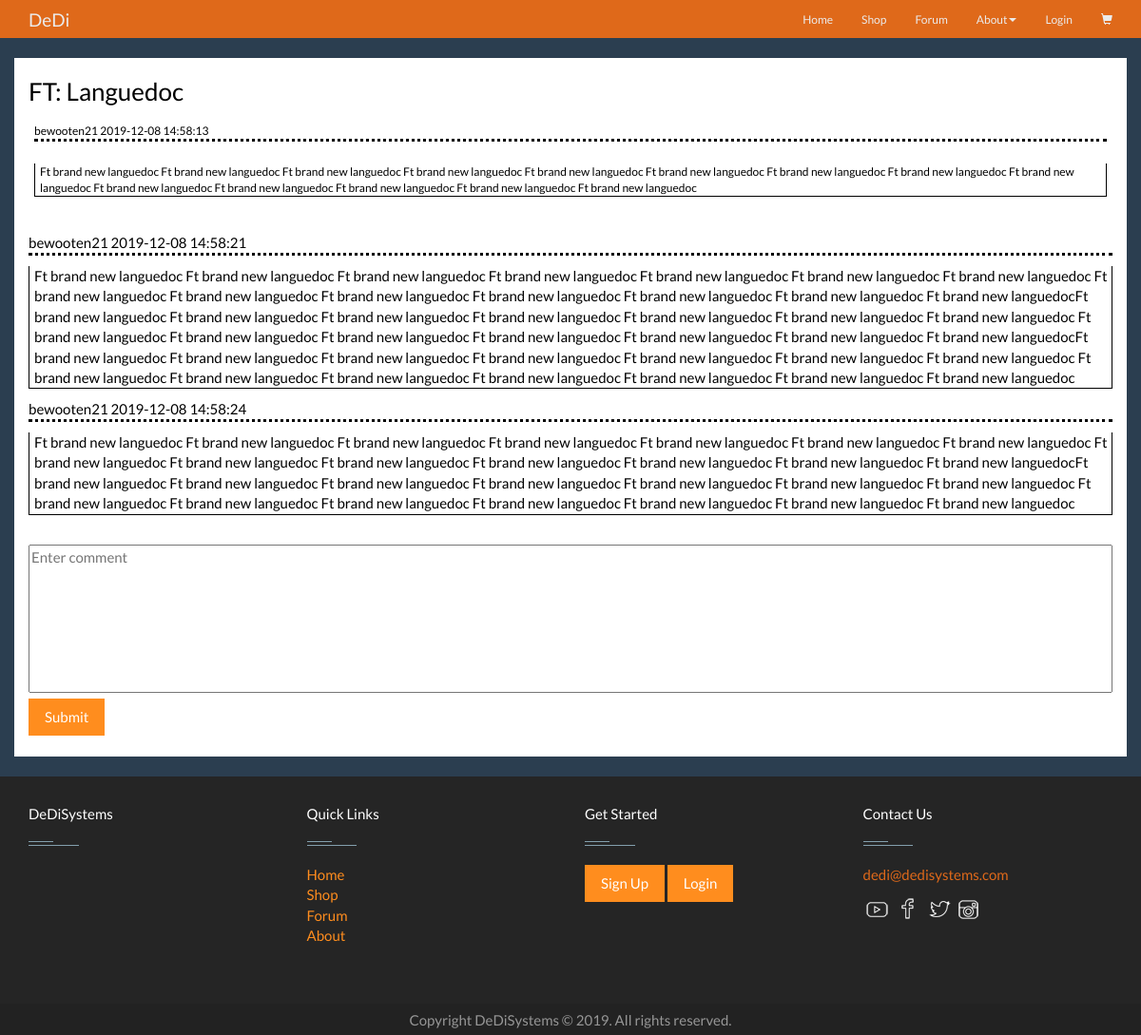
The app's page /index.php?action=viewThread&id=32, older data.
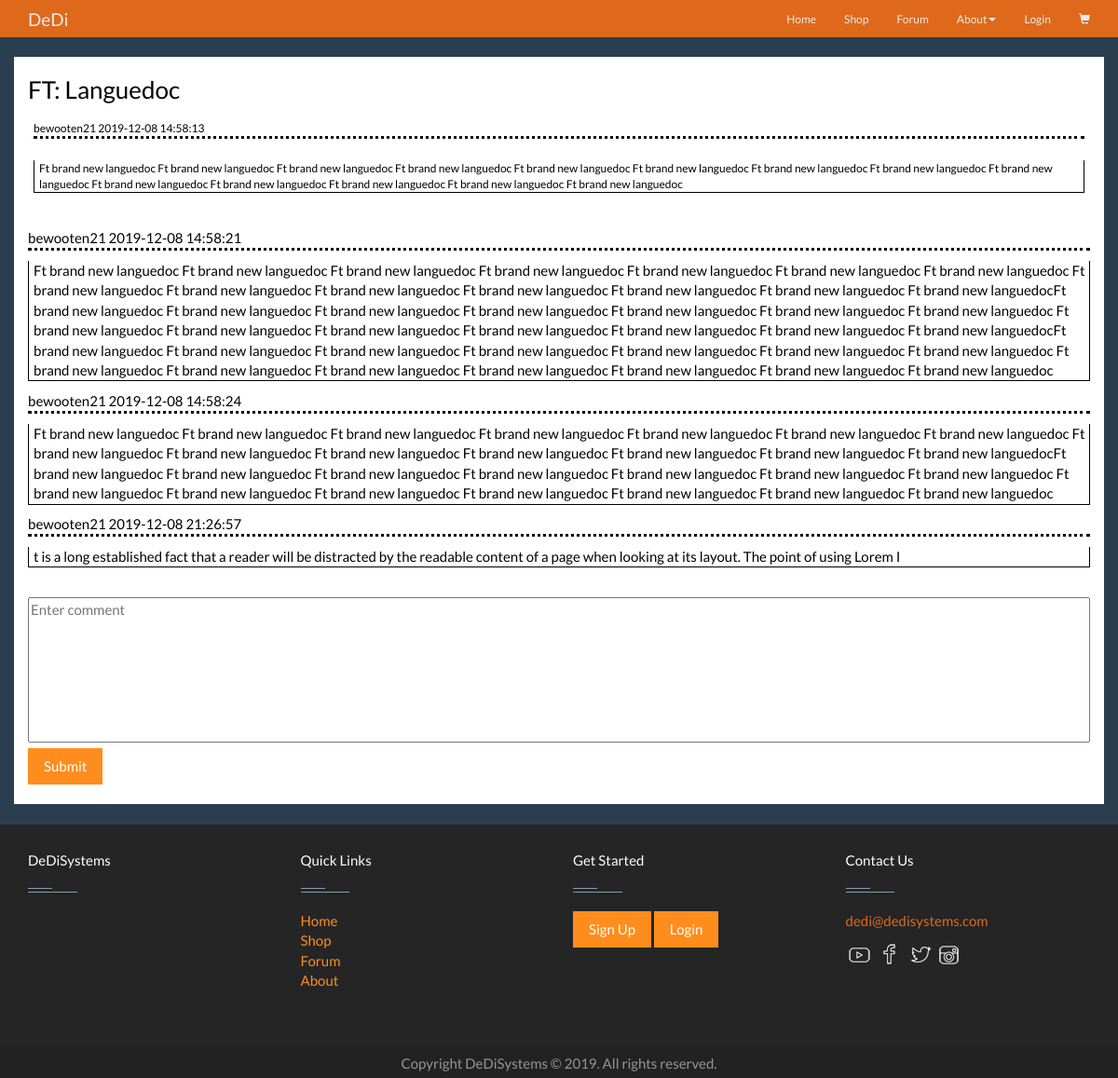
The same page, newer data.
### tables this page shows
CREATE TABLE `post` (
  `postId` int(11) NOT NULL,
  `threadId` int(11) NOT NULL,
  `body` varchar(4000) NOT NULL,
  `author` varchar(40) NOT NULL,
  `time` timestamp NOT NULL DEFAULT CURRENT_TIMESTAMP ON UPDATE CURRENT_TIMESTAMP
);

### model/thread_db.php (called while the page is built, shortened)
<?php
require('thread.php');
class thread_db{
    public static function get_thread_byId($id){
        $db = Database::getDB();
        $query = 'SELECT * from thread
                  WHERE threadId = :id
                 ';
        $statement = $db->prepare($query);
        $statement->bindValue(':id', $id);
         $statement->execute();
         $row= $statement->fetch();
         $thread= new thread($row['threadId'], $row['author'], $row['time'], $row['subject'], $row['body'], $row['numPosts']);
         return $thread;
    }
}

### model/thread.php (called while the page is built, shortened)
<?php
class thread {
    private $id, $author, $time, $subject, $body, $posts;
    public function __construct($id, $author, $time, $subject, $body, $posts) {
        $this->subject = $subject;
    }
    function getSubject() {
        return $this->subject;
    }
}

### model/post_db.php (called while the page is built, shortened)
<?php
require('post.php');
class post_db {
    public static function get_posts_by_threadId($id) {
        $db = Database::getDB();
        $query = 'SELECT * from post
                  WHERE threadId = :id
                 ';
        $statement = $db->prepare($query);
        $statement->bindValue(':id', $id);
        $statement->execute();
        $rows = $statement->fetchAll();
        $posts = [];
        if ($statement->rowCount() > 0){
            foreach ($rows as $value) {
            $posts[$value['postId']] = new post($value['postId'], $value['threadId'], $value['body'], $value['author'], $value['time']);
        }
        return $posts;
        }else{
            return false;
        }
    }
}

### model/post.php (called while the page is built, shortened)
<?php
class post {
    private $id, $threadId, $body, $author, $time;
    public function __construct($id,$threadId, $body,$author, $time) {
        $this->author = $author;
        $this->time = $time;
        $this->body = $body;
    }
    function getBody() {
        return $this->body;
    }
    function getAuthor() {
        return $this->author;
    }
    function getTime() {
        return $this->time;
    }
}

### view/viewThread.php (the view, shortened to what this page needs)
<!DOCTYPE html>
<html>
    <head>
        <?php include('css\css.php'); ?>
    </head>
    <body>
        <?php include ('nav.php'); ?> <br>
        <div class="container" id='white'>
            <h3><?php echo $thread->getSubject(); ?></h3>
            <?php if ($posts != false) { ?>
<table class="table " >
                <?php foreach ($posts as $p) : ?>
                        <tr>
                            <td><p class="over" id='postTop'><?php echo $p->getAuthor() . "    " . $p->getTime(); ?></p></td>
                        </tr>
                        <tr>
                                    <td><p class="over" id="border"><?php echo $p->getBody(); ?></p></td>
                        </tr>
                    </table>
                <?php endforeach; ?>
            <?php } ?>
            <br>
            <form action="index.php" method="post">
                <textarea id="body" name="body" rows="7" style="width:100%;  resize: none" placeholder="<?php echo $postError ?>"></textarea>
                <button type="submit" class="btn btn-default">Submit</button><br>
            </form>
            <br>
        </div>
        <br>
        <footer class="footer">
            <?php include('./footer.php'); ?>
        </footer>
    </body>
</html>

Row changes from the older to the newer data that the page shows:
added post: author "bewooten21", time "2019-12-08 21:26:57", body "t is a long established fact that a reader will be distracted by the readable content of a page when looking at its layout. The point of using Lorem I"
